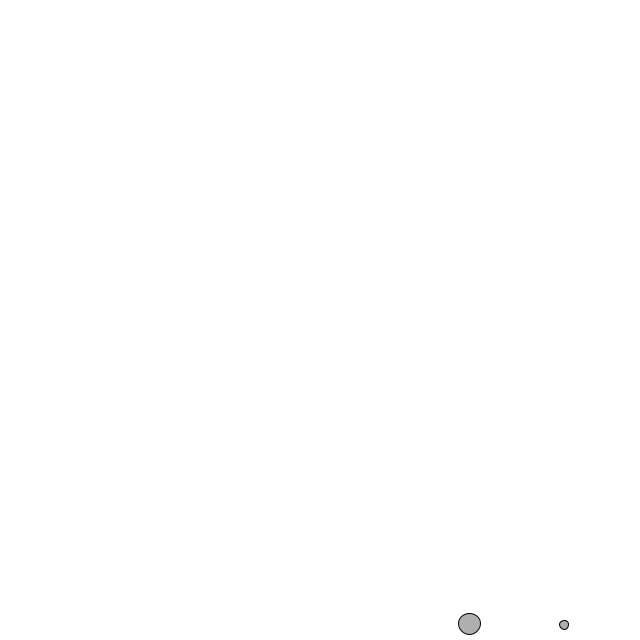
Frame 1 (no input)
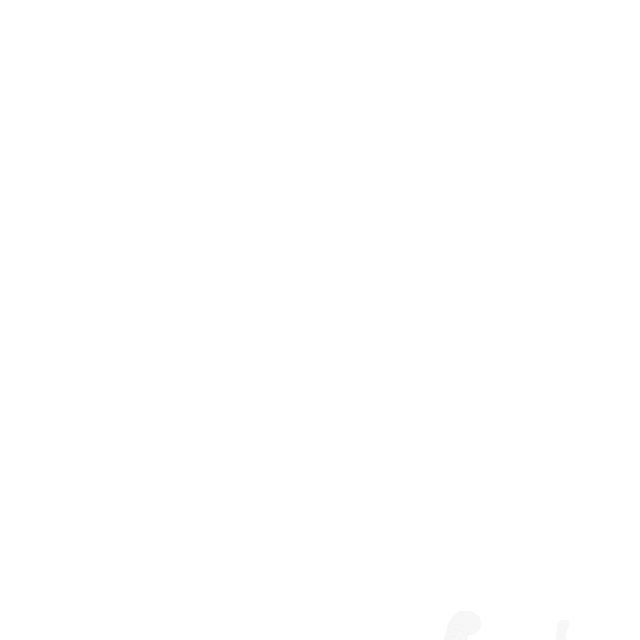
Frame 60 (the mouse pressed at the canvas centre just before this capture)
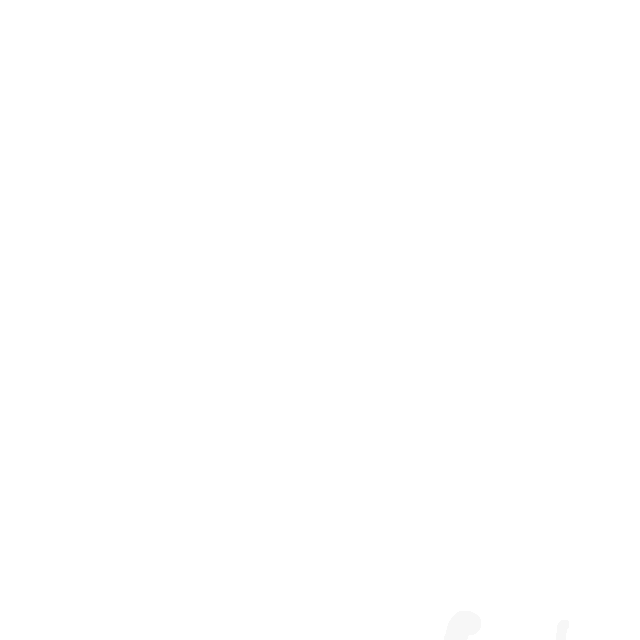
Frame 120 (the mouse held since frame 60 and released just before this capture)

The Processing sketch that drew these frames (run headless with seeded random() and noise(); from frame 60 on, the mouse is pressed at the canvas centre):

// Processing sketch: physics_excersizes
// ── physics_excersizes.pde
PVector helium;
PVector wind;

Mover[] movers;
void setup(){
  size(640, 640);
  movers = new Mover[10];
  for(int i=0; i<movers.length; i++) movers[i] = new Mover(random(30));
  background(255);
  helium = new PVector(0, -0.0001);
  
  
  
}
float t = 0;
void draw(){
 wind = new PVector(map(noise(t), 0, 1, -0.001, 0.0011), 0);
 noStroke();
 fill(255, 15);
 rect(0,0,width,height);
 for(int i=movers.length-2; i<movers.length; i++){
   float m = movers[i].mass;
   PVector gravity = new PVector(0, 0.1*m);
   movers[i].applyForce(wind);
   movers[i].applyForce(gravity);
   movers[i].update();   
   movers[i].checkEdges();
   movers[i].display();
 }
 t+=1;
}

void keyPressed(){
  if(key == 'c'){
     for(int i=movers.length-2; i<movers.length; i++){
        movers[i].location = new PVector (random(width), random(height));
        background(255);
     }
  }
}

class Mover {
 
  PVector location;
  PVector velocity;
  PVector acceleration;
  int radius = 15;
  float topSpeed;
  float mass;
  
  
  Mover(float m){
    location = new PVector(random(width), height-15);
    velocity = new PVector(random(-2, 2), random(-2, 2));
    acceleration = new PVector(0, 0);
    topSpeed = 10;
    mass = m;
  }
  
  void update(){ 
   velocity.add(acceleration);
   velocity.limit(topSpeed);
   location.add(velocity);
   
  }
  
  void display(){
   stroke(0);;
   fill(175);
   ellipse(location.x, location.y, mass, mass);
  }
  
  void applyForce(PVector force){
    PVector f = force.get();
    
    f.div(mass);
    acceleration.add(f); 
  }
  
  void checkEdges() {
    /*float centerX = width/2;
    float centerY = height/2;
    
    float forceX = pow((centerX-location.x), 2) / pow(centerX, 2);
    float forceY = pow((centerY-location.y), 2) / pow(centerY, 2);
    PVector edgeForce;
    if(location.y == 0 || location.y == height-mass/2){
      edgeForce = new PVector(0, -0.1*mass);
    }
    else{
      edgeForce = new PVector(forceX, forceY);
      edgeForce.mult(0.1);
    }
    
    applyForce(edgeForce);*/
    
    if(location.y == height-mass/2) velocity.y *= -1;
    if(location.x == width-mass/2 || location.x == mass/2) velocity.x *= -1;
  }
  
  
}
